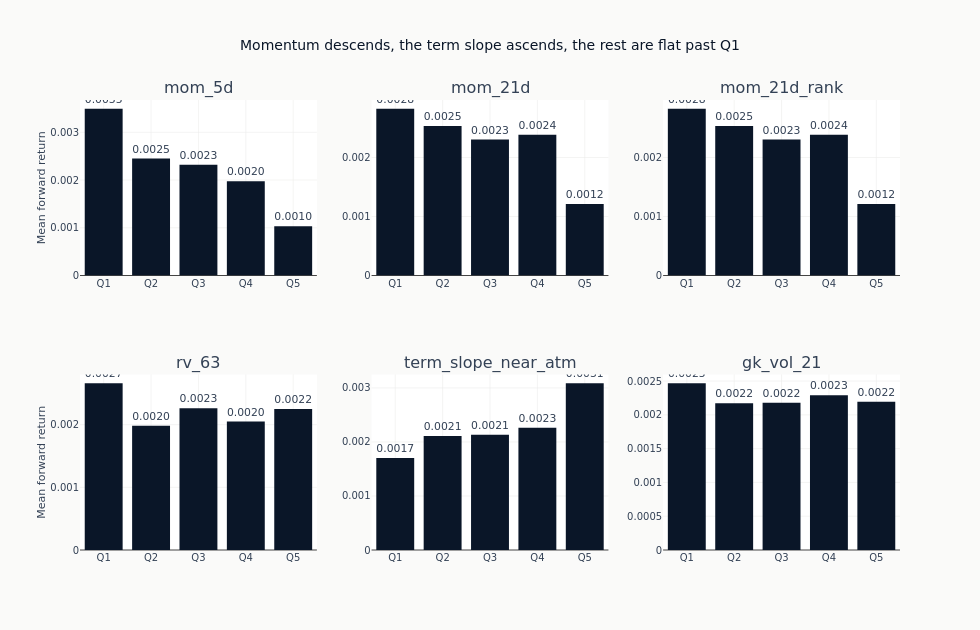

This figure's notebook cell:
### Code cell
if quantile_spreads:
    n_show = min(6, len(quantile_spreads))
    feats_to_show = list(quantile_spreads.keys())[:n_show]
    n_rows_fig = (n_show + 2) // 3
    fig = make_subplots(
        rows=n_rows_fig,
        cols=3,
        subplot_titles=feats_to_show,
        vertical_spacing=0.22,
    )
    for idx, feat in enumerate(feats_to_show):
        r, c = divmod(idx, 3)
        q_means = quantile_spreads[feat]["q_means"]
        _ = fig.add_trace(
            go.Bar(
                x=[f"Q{i + 1}" for i in range(len(q_means))],
                y=q_means,
                marker_color=COLORS["blue"],
                showlegend=False,
                text=[f"{m:.4f}" for m in q_means],
                textposition="outside",
            ),
            row=r + 1,
            col=c + 1,
        )
    fig.update_layout(
        title="Momentum descends, the term slope ascends, the rest are flat past Q1",
        height=270 * n_rows_fig + 90,
        width=980,
    )
    fig.update_yaxes(title_text="Mean forward return", col=1)
    show_plotly_with_alt(
        fig,
        "Six small bar charts, one per feature, each showing the mean forward return of five "
        "quantile groups formed within each session. The three momentum panels descend from Q1 "
        "to Q5, `mom_5d` most cleanly from about 0.0035 to 0.0010 and the two 21-day panels with "
        "a small rise at Q4 before dropping to about 0.0012 at Q5. `term_slope_near_atm` runs the "
        "other way, rising from about 0.0017 at Q1 to about 0.0031 at Q5. `rv_63` and `gk_vol_21` "
        "have their highest group at Q1, about 0.0026 and 0.0025, and the remaining four groups "
        "sit within about 0.0003 of each other with no order among them.",
    )
    print("Top group minus bottom group, and how ordered the five groups are:")
    for feat in feats_to_show:
        print(
            f"  {feat:28s} spread={quantile_spreads[feat]['spread']:+.5f}"
            f"  monotonicity={monotonicity_scores[feat]:+.2f}"
        )

### Figure 1 — Plotly figure (JSON) as saved in the notebook; plotly's stock layout.template omitted (floating-point values rounded to 4 significant figures)
{"data": [{"marker": {"color": "#0a1628"}, "showlegend": false, "text": ["0.0035", "0.0025", "0.0023", "0.0020", "0.0010"], "textposition": "outside", "type": "bar", "x": ["Q1", "Q2", "Q3", "Q4", "Q5"], "xaxis": "x", "y": [0.003493, 0.002452, 0.002319, 0.001977, 0.001032], "yaxis": "y"}, {"marker": {"color": "#0a1628"}, "showlegend": false, "text": ["0.0028", "0.0025", "0.0023", "0.0024", "0.0012"], "textposition": "outside", "type": "bar", "x": ["Q1", "Q2", "Q3", "Q4", "Q5"], "xaxis": "x2", "y": [0.002826, 0.002533, 0.002304, 0.002384, 0.001211], "yaxis": "y2"}, {"marker": {"color": "#0a1628"}, "showlegend": false, "text": ["0.0028", "0.0025", "0.0023", "0.0024", "0.0012"], "textposition": "outside", "type": "bar", "x": ["Q1", "Q2", "Q3", "Q4", "Q5"], "xaxis": "x3", "y": [0.002826, 0.002533, 0.002304, 0.002384, 0.001211], "yaxis": "y3"}, {"marker": {"color": "#0a1628"}, "showlegend": false, "text": ["0.0027", "0.0020", "0.0023", "0.0020", "0.0022"], "textposition": "outside", "type": "bar", "x": ["Q1", "Q2", "Q3", "Q4", "Q5"], "xaxis": "x4", "y": [0.002661, 0.001984, 0.002261, 0.002049, 0.002248], "yaxis": "y4"}, {"marker": {"color": "#0a1628"}, "showlegend": false, "text": ["0.0017", "0.0021", "0.0021", "0.0023", "0.0031"], "textposition": "outside", "type": "bar", "x": ["Q1", "Q2", "Q3", "Q4", "Q5"], "xaxis": "x5", "y": [0.001702, 0.002111, 0.002134, 0.002264, 0.003086], "yaxis": "y5"}, {"marker": {"color": "#0a1628"}, "showlegend": false, "text": ["0.0025", "0.0022", "0.0022", "0.0023", "0.0022"], "textposition": "outside", "type": "bar", "x": ["Q1", "Q2", "Q3", "Q4", "Q5"], "xaxis": "x6", "y": [0.002467, 0.002172, 0.002177, 0.002289, 0.002192], "yaxis": "y6"}], "layout": {"annotations": [{"font": {"size": 16}, "showarrow": false, "text": "mom_5d", "x": 0.1444, "xanchor": "center", "xref": "paper", "y": 1.0, "yanchor": "bottom", "yref": "paper"}, {"font": {"size": 16}, "showarrow": false, "text": "mom_21d", "x": 0.5, "xanchor": "center", "xref": "paper", "y": 1.0, "yanchor": "bottom", "yref": "paper"}, {"font": {"size": 16}, "showarrow": false, "text": "mom_21d_rank", "x": 0.8556, "xanchor": "center", "xref": "paper", "y": 1.0, "yanchor": "bottom", "yref": "paper"}, {"font": {"size": 16}, "showarrow": false, "text": "rv_63", "x": 0.1444, "xanchor": "center", "xref": "paper", "y": 0.39, "yanchor": "bottom", "yref": "paper"}, {"font": {"size": 16}, "showarrow": false, "text": "term_slope_near_atm", "x": 0.5, "xanchor": "center", "xref": "paper", "y": 0.39, "yanchor": "bottom", "yref": "paper"}, {"font": {"size": 16}, "showarrow": false, "text": "gk_vol_21", "x": 0.8556, "xanchor": "center", "xref": "paper", "y": 0.39, "yanchor": "bottom", "yref": "paper"}], "height": 630, "title": {"text": "Momentum descends, the term slope ascends, the rest are flat past Q1"}, "width": 980, "xaxis": {"anchor": "y", "domain": [0.0, 0.2889]}, "xaxis2": {"anchor": "y2", "domain": [0.3556, 0.6444]}, "xaxis3": {"anchor": "y3", "domain": [0.7111, 1.0]}, "xaxis4": {"anchor": "y4", "domain": [0.0, 0.2889]}, "xaxis5": {"anchor": "y5", "domain": [0.3556, 0.6444]}, "xaxis6": {"anchor": "y6", "domain": [0.7111, 1.0]}, "yaxis": {"anchor": "x", "domain": [0.61, 1.0], "title": {"text": "Mean forward return"}}, "yaxis2": {"anchor": "x2", "domain": [0.61, 1.0]}, "yaxis3": {"anchor": "x3", "domain": [0.61, 1.0]}, "yaxis4": {"anchor": "x4", "domain": [0.0, 0.39], "title": {"text": "Mean forward return"}}, "yaxis5": {"anchor": "x5", "domain": [0.0, 0.39]}, "yaxis6": {"anchor": "x6", "domain": [0.0, 0.39]}}}
